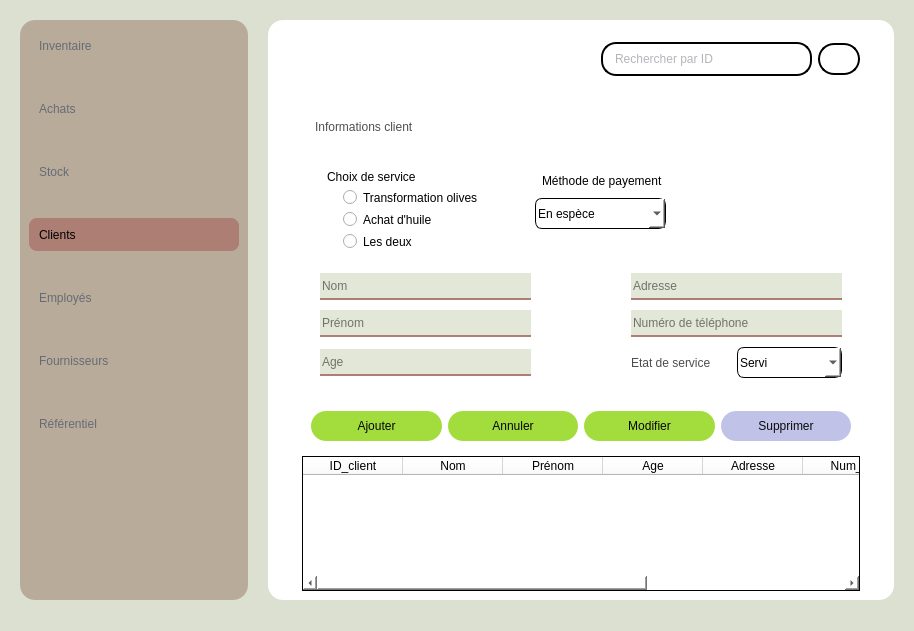
<?xml version="1.0" encoding="UTF-8"?>
<ui version="4.0">
 <class>MainWindow</class>
 <widget class="QMainWindow" name="MainWindow">
  <property name="geometry">
   <rect>
    <x>0</x>
    <y>0</y>
    <width>914</width>
    <height>631</height>
   </rect>
  </property>
  <property name="windowTitle">
   <string>MainWindow</string>
  </property>
  <property name="styleSheet">
   <string notr="true">background-color: rgb(219, 224, 208);</string>
  </property>
  <widget class="QWidget" name="centralwidget">
   <layout class="QHBoxLayout" name="horizontalLayout">
    <property name="spacing">
     <number>20</number>
    </property>
    <property name="leftMargin">
     <number>20</number>
    </property>
    <property name="topMargin">
     <number>20</number>
    </property>
    <property name="rightMargin">
     <number>20</number>
    </property>
    <item>
     <widget class="QWidget" name="menu_widget_3" native="true">
      <property name="maximumSize">
       <size>
        <width>1000</width>
        <height>16777215</height>
       </size>
      </property>
      <property name="styleSheet">
       <string notr="true">QWidget{
	
	
	background-color: rgb(185, 171, 154);
width:200px;
border-radius:15px;
}

QPushButton{
font: 63 12pt &quot;Bahnschrift SemiBold&quot;;
border:none;
text-align:left;
color: rgb(101, 107, 117);
height:33px;
padding-left:10px;

}
QPushButton:hover{
border-radius:5px;

	
	background-color: rgb(236, 218, 197);
}
QPushButton:pressed{
	
	color: rgb(0, 0, 0);
	border:2px solid;
	border-color: rgb(0, 0, 0);


}
</string>
      </property>
      <layout class="QVBoxLayout" name="verticalLayout_2">
       <property name="rightMargin">
        <number>9</number>
       </property>
       <item>
        <layout class="QVBoxLayout" name="verticalLayout">
         <property name="spacing">
          <number>30</number>
         </property>
         <item>
          <widget class="QPushButton" name="inventaire_btn">
           <property name="text">
            <string>Inventaire</string>
           </property>
           <property name="icon">
            <iconset>
             <normaloff>../IMAGES/icones/tirelire.png</normaloff>../IMAGES/icones/tirelire.png</iconset>
           </property>
           <property name="iconSize">
            <size>
             <width>19</width>
             <height>19</height>
            </size>
           </property>
           <property name="checkable">
            <bool>false</bool>
           </property>
           <property name="checked">
            <bool>false</bool>
           </property>
           <property name="autoRepeat">
            <bool>false</bool>
           </property>
           <property name="autoExclusive">
            <bool>false</bool>
           </property>
          </widget>
         </item>
         <item>
          <widget class="QPushButton" name="achats_btn">
           <property name="text">
            <string>Achats</string>
           </property>
           <property name="icon">
            <iconset>
             <normaloff>../IMAGES/icones/panier.png</normaloff>../IMAGES/icones/panier.png</iconset>
           </property>
           <property name="iconSize">
            <size>
             <width>19</width>
             <height>19</height>
            </size>
           </property>
          </widget>
         </item>
         <item>
          <widget class="QPushButton" name="stock_btn">
           <property name="text">
            <string>Stock</string>
           </property>
           <property name="icon">
            <iconset>
             <normaloff>../IMAGES/icones/boutique.png</normaloff>../IMAGES/icones/boutique.png</iconset>
           </property>
           <property name="iconSize">
            <size>
             <width>19</width>
             <height>19</height>
            </size>
           </property>
          </widget>
         </item>
         <item>
          <widget class="QPushButton" name="client_btn">
           <property name="styleSheet">
            <string notr="true">color: rgb(0, 0, 0);
border-radius:7.5px;
background-color: rgb(172, 126, 116);</string>
           </property>
           <property name="text">
            <string>Clients</string>
           </property>
           <property name="icon">
            <iconset>
             <normaloff>../IMAGES/icones/utilisateurs-alt (1).png</normaloff>../IMAGES/icones/utilisateurs-alt (1).png</iconset>
           </property>
           <property name="iconSize">
            <size>
             <width>19</width>
             <height>19</height>
            </size>
           </property>
          </widget>
         </item>
         <item>
          <widget class="QPushButton" name="employee_btn">
           <property name="text">
            <string>Employés</string>
           </property>
           <property name="icon">
            <iconset>
             <normaloff>../IMAGES/icones/mallette.png</normaloff>../IMAGES/icones/mallette.png</iconset>
           </property>
           <property name="iconSize">
            <size>
             <width>19</width>
             <height>19</height>
            </size>
           </property>
          </widget>
         </item>
         <item>
          <widget class="QPushButton" name="fournisseurs_btn">
           <property name="text">
            <string>Fournisseurs</string>
           </property>
           <property name="icon">
            <iconset>
             <normaloff>../IMAGES/icones/cote-camion.png</normaloff>../IMAGES/icones/cote-camion.png</iconset>
           </property>
           <property name="iconSize">
            <size>
             <width>19</width>
             <height>19</height>
            </size>
           </property>
          </widget>
         </item>
         <item>
          <widget class="QPushButton" name="referentiel_btn">
           <property name="text">
            <string>Référentiel</string>
           </property>
           <property name="icon">
            <iconset>
             <normaloff>../IMAGES/icones/livre-alt.png</normaloff>../IMAGES/icones/livre-alt.png</iconset>
           </property>
           <property name="iconSize">
            <size>
             <width>19</width>
             <height>19</height>
            </size>
           </property>
          </widget>
         </item>
        </layout>
       </item>
       <item>
        <widget class="QWidget" name="widget_8" native="true">
         <layout class="QHBoxLayout" name="horizontalLayout_3">
          <item>
           <widget class="QPushButton" name="user_btn">
            <property name="minimumSize">
             <size>
              <width>1</width>
              <height>0</height>
             </size>
            </property>
            <property name="maximumSize">
             <size>
              <width>35</width>
              <height>16777215</height>
             </size>
            </property>
            <property name="text">
             <string/>
            </property>
            <property name="icon">
             <iconset>
              <normaloff>../IMAGES/icones/ajout-dutilisateur.png</normaloff>../IMAGES/icones/ajout-dutilisateur.png</iconset>
            </property>
           </widget>
          </item>
         </layout>
        </widget>
       </item>
      </layout>
     </widget>
    </item>
    <item>
     <widget class="QWidget" name="widget_2" native="true">
      <property name="maximumSize">
       <size>
        <width>16777215</width>
        <height>16777215</height>
       </size>
      </property>
      <property name="styleSheet">
       <string notr="true">QWidget{

background-color: rgb(255, 255, 255);
border-radius:15px;
}
</string>
      </property>
      <layout class="QVBoxLayout" name="verticalLayout_6">
       <property name="spacing">
        <number>10</number>
       </property>
       <property name="leftMargin">
        <number>25</number>
       </property>
       <property name="rightMargin">
        <number>25</number>
       </property>
       <item>
        <widget class="QWidget" name="widget_3" native="true">
         <property name="maximumSize">
          <size>
           <width>16777215</width>
           <height>60</height>
          </size>
         </property>
         <property name="styleSheet">
          <string notr="true">QPushButton{
border:2px solid;
border-radius:16px;
width:38px;
height:28.4px;

}
QPushButton:hover{
border-color: rgb(163, 221, 61);

}
QPushButton:pressed{
	background-color: rgb(163, 221, 61);

}

QLineEdit{
border:2px solid;
height:40px;
border-radius:15px;
color: rgb(101, 107, 117);
font: 63 10pt &quot;Bahnschrift SemiBold&quot;;
padding-left:10px;

}
QLineEdit:hover{
	border-color: rgb(163, 221, 61);


}
</string>
         </property>
         <layout class="QHBoxLayout" name="horizontalLayout_2">
          <property name="topMargin">
           <number>13</number>
          </property>
          <property name="bottomMargin">
           <number>13</number>
          </property>
          <item>
           <widget class="QPushButton" name="menu_btn_3">
            <property name="maximumSize">
             <size>
              <width>40</width>
              <height>40</height>
             </size>
            </property>
            <property name="styleSheet">
             <string notr="true">QPushButton{
border:none;}
QPushButton:hover{
	background-color: rgb(189, 191, 228);
}
</string>
            </property>
            <property name="text">
             <string/>
            </property>
            <property name="icon">
             <iconset>
              <normaloff>../IMAGES/icones/barres-decalees.png</normaloff>../IMAGES/icones/barres-decalees.png</iconset>
            </property>
            <property name="iconSize">
             <size>
              <width>30</width>
              <height>30</height>
             </size>
            </property>
           </widget>
          </item>
          <item>
           <spacer name="horizontalSpacer">
            <property name="orientation">
             <enum>Qt::Horizontal</enum>
            </property>
            <property name="sizeHint" stdset="0">
             <size>
              <width>255</width>
              <height>20</height>
             </size>
            </property>
           </spacer>
          </item>
          <item>
           <widget class="QLineEdit" name="Barre">
            <property name="minimumSize">
             <size>
              <width>200</width>
              <height>0</height>
             </size>
            </property>
            <property name="maximumSize">
             <size>
              <width>400</width>
              <height>202020</height>
             </size>
            </property>
            <property name="text">
             <string/>
            </property>
            <property name="placeholderText">
             <string>Rechercher par ID</string>
            </property>
           </widget>
          </item>
          <item>
           <widget class="QPushButton" name="Recherche">
            <property name="maximumSize">
             <size>
              <width>16777215</width>
              <height>16777215</height>
             </size>
            </property>
            <property name="text">
             <string/>
            </property>
            <property name="icon">
             <iconset>
              <normaloff>../IMAGES/icones/chercher.png</normaloff>../IMAGES/icones/chercher.png</iconset>
            </property>
            <property name="iconSize">
             <size>
              <width>18</width>
              <height>18</height>
             </size>
            </property>
           </widget>
          </item>
         </layout>
        </widget>
       </item>
       <item>
        <widget class="QWidget" name="widget_6" native="true">
         <property name="maximumSize">
          <size>
           <width>16777215</width>
           <height>16777215</height>
          </size>
         </property>
         <property name="styleSheet">
          <string notr="true">QTableWidget{
border:1px solid;
border-radius:0px;}</string>
         </property>
         <layout class="QGridLayout" name="gridLayout">
          <property name="topMargin">
           <number>9</number>
          </property>
          <property name="bottomMargin">
           <number>0</number>
          </property>
          <item row="0" column="0">
           <widget class="QWidget" name="widget_7" native="true">
            <property name="styleSheet">
             <string notr="true">QPushButton{
border:none;

}
QPushButton:hover{
	border-color: rgb(192, 194, 232);
border-radius:10px;
border:2px solid;
}
QPushButton:pressed{
	background-color: rgb(192, 194, 232);




}
</string>
            </property>
            <layout class="QHBoxLayout" name="horizontalLayout_10">
             <item>
              <widget class="QLabel" name="label_2">
               <property name="styleSheet">
                <string notr="true">color: rgb(79, 79, 79);
font: 63 18pt &quot;Bahnschrift SemiBold&quot;;
padding:1px;


</string>
               </property>
               <property name="text">
                <string>Informations client</string>
               </property>
              </widget>
             </item>
             <item>
              <widget class="QPushButton" name="info_btn">
               <property name="text">
                <string/>
               </property>
               <property name="icon">
                <iconset>
                 <normaloff>../IMAGES/icones/angle-petit-bas.png</normaloff>../IMAGES/icones/angle-petit-bas.png</iconset>
               </property>
               <property name="iconSize">
                <size>
                 <width>20</width>
                 <height>20</height>
                </size>
               </property>
              </widget>
             </item>
             <item>
              <spacer name="horizontalSpacer_2">
               <property name="orientation">
                <enum>Qt::Horizontal</enum>
               </property>
               <property name="sizeHint" stdset="0">
                <size>
                 <width>40</width>
                 <height>20</height>
                </size>
               </property>
              </spacer>
             </item>
             <item>
              <widget class="QPushButton" name="bon_btn">
               <property name="styleSheet">
                <string notr="true">QPushButton{
border:none;}
QPushButton:hover{
	background-color: rgb(189, 191, 228);
}
</string>
               </property>
               <property name="text">
                <string/>
               </property>
               <property name="icon">
                <iconset>
                 <normaloff>../IMAGES/icones/ajouter-un-document.png</normaloff>../IMAGES/icones/ajouter-un-document.png</iconset>
               </property>
               <property name="iconSize">
                <size>
                 <width>30</width>
                 <height>30</height>
                </size>
               </property>
              </widget>
             </item>
            </layout>
           </widget>
          </item>
          <item row="5" column="0">
           <widget class="QTableWidget" name="tableWidget">
            <property name="maximumSize">
             <size>
              <width>16777215</width>
              <height>350</height>
             </size>
            </property>
            <property name="styleSheet">
             <string notr="true">font: 63 10pt &quot;Bahnschrift SemiBold&quot;;</string>
            </property>
            <column>
             <property name="text">
              <string>ID_client</string>
             </property>
            </column>
            <column>
             <property name="text">
              <string>Nom</string>
             </property>
            </column>
            <column>
             <property name="text">
              <string>Prénom</string>
             </property>
            </column>
            <column>
             <property name="text">
              <string>Age</string>
             </property>
            </column>
            <column>
             <property name="text">
              <string>Adresse</string>
             </property>
            </column>
            <column>
             <property name="text">
              <string>Num_tel</string>
             </property>
            </column>
            <column>
             <property name="text">
              <string>Service_choisi</string>
             </property>
            </column>
            <column>
             <property name="text">
              <string>Etat_service</string>
             </property>
            </column>
           </widget>
          </item>
          <item row="2" column="0">
           <widget class="QWidget" name="widget_4" native="true">
            <property name="maximumSize">
             <size>
              <width>1200</width>
              <height>200</height>
             </size>
            </property>
            <property name="styleSheet">
             <string notr="true">QPushButton{
font: 63 11pt &quot;Bahnschrift SemiBold&quot;;
text-align:center;
	color: rgb(6, 6, 6);
border-radius:15px;
height:30px;
	background-color: rgb(163, 221, 61);
width:130px;



}
QPushButton:hover{
border:2px solid;
	border-color: rgb(32, 80, 10);

	color: rgb(77, 77, 77);
	
}
QPushButton:pressed{
	
	color: rgb(0, 0, 0);
	background-color: rgb(33, 83, 10);


}</string>
            </property>
            <layout class="QHBoxLayout" name="horizontalLayout_4">
             <item>
              <widget class="QPushButton" name="AddButtonC">
               <property name="text">
                <string>Ajouter</string>
               </property>
               <property name="icon">
                <iconset>
                 <normaloff>../IMAGES/icones/plus.png</normaloff>../IMAGES/icones/plus.png</iconset>
               </property>
              </widget>
             </item>
             <item>
              <widget class="QPushButton" name="AnnulerButtonC">
               <property name="text">
                <string>Annuler</string>
               </property>
               <property name="icon">
                <iconset>
                 <normaloff>../IMAGES/icones/croix-cercle.png</normaloff>../IMAGES/icones/croix-cercle.png</iconset>
               </property>
              </widget>
             </item>
             <item>
              <widget class="QPushButton" name="ModifierButtonC">
               <property name="text">
                <string>Modifier</string>
               </property>
               <property name="icon">
                <iconset>
                 <normaloff>../IMAGES/icones/crayon.png</normaloff>../IMAGES/icones/crayon.png</iconset>
               </property>
              </widget>
             </item>
             <item>
              <widget class="QPushButton" name="SupprimerButtonC">
               <property name="styleSheet">
                <string notr="true">QPushButton{
	
background-color: rgb(192, 194, 232);
color: rgb(11, 11, 11);


}
QPushButton:hover{
border-color:rgb(111, 97, 188);
}

	


QPushButton:pressed{
background-color: rgb(111, 97, 188);

}

</string>
               </property>
               <property name="text">
                <string>Supprimer</string>
               </property>
               <property name="icon">
                <iconset>
                 <normaloff>../IMAGES/icones/poubelle.png</normaloff>../IMAGES/icones/poubelle.png</iconset>
               </property>
              </widget>
             </item>
            </layout>
           </widget>
          </item>
          <item row="1" column="0">
           <widget class="QWidget" name="info_widget" native="true">
            <layout class="QVBoxLayout" name="verticalLayout_5">
             <item>
              <widget class="QWidget" name="widget_9" native="true">
               <layout class="QHBoxLayout" name="horizontalLayout_12">
                <item>
                 <layout class="QVBoxLayout" name="verticalLayout_3">
                  <item>
                   <widget class="QLabel" name="ChoixService">
                    <property name="styleSheet">
                     <string notr="true">font: 63 12pt &quot;Bahnschrift SemiBold&quot;;
padding-left:4px;</string>
                    </property>
                    <property name="text">
                     <string>Choix de service</string>
                    </property>
                   </widget>
                  </item>
                  <item>
                   <layout class="QVBoxLayout" name="verticalLayout_4">
                    <property name="spacing">
                     <number>7</number>
                    </property>
                    <property name="leftMargin">
                     <number>23</number>
                    </property>
                    <item>
                     <widget class="QRadioButton" name="rad_1">
                      <property name="styleSheet">
                       <string notr="true">font: 63 12pt &quot;Bahnschrift &quot;;</string>
                      </property>
                      <property name="text">
                       <string>Transformation olives</string>
                      </property>
                     </widget>
                    </item>
                    <item>
                     <widget class="QRadioButton" name="rad_2">
                      <property name="styleSheet">
                       <string notr="true">font: 63 12pt &quot;Bahnschrift&quot;;</string>
                      </property>
                      <property name="text">
                       <string>Achat d'huile</string>
                      </property>
                     </widget>
                    </item>
                    <item>
                     <widget class="QRadioButton" name="rad_3">
                      <property name="styleSheet">
                       <string notr="true">font: 63 12pt &quot;Bahnschrift &quot;;</string>
                      </property>
                      <property name="text">
                       <string>Les deux</string>
                      </property>
                     </widget>
                    </item>
                   </layout>
                  </item>
                 </layout>
                </item>
                <item>
                 <layout class="QVBoxLayout" name="verticalLayout_9">
                  <property name="leftMargin">
                   <number>50</number>
                  </property>
                  <property name="bottomMargin">
                   <number>20</number>
                  </property>
                  <item>
                   <widget class="QLabel" name="label_5">
                    <property name="styleSheet">
                     <string notr="true">font: 63 12pt &quot;Bahnschrift SemiBold&quot;;
padding-left:4px;</string>
                    </property>
                    <property name="text">
                     <string>Méthode de payement</string>
                    </property>
                   </widget>
                  </item>
                  <item>
                   <widget class="QComboBox" name="payement_box">
                    <property name="styleSheet">
                     <string notr="true">
height:24.5px;
font: 63 11pt &quot;Bahnschrift SemiBold&quot;;
border:1px solid;
border-radius:7px;
padding:2px;</string>
                    </property>
                    <item>
                     <property name="text">
                      <string>En espèce</string>
                     </property>
                    </item>
                   </widget>
                  </item>
                 </layout>
                </item>
                <item>
                 <spacer name="horizontalSpacer_3">
                  <property name="orientation">
                   <enum>Qt::Horizontal</enum>
                  </property>
                  <property name="sizeHint" stdset="0">
                   <size>
                    <width>40</width>
                    <height>20</height>
                   </size>
                  </property>
                 </spacer>
                </item>
               </layout>
              </widget>
             </item>
             <item>
              <widget class="QWidget" name="widget_5" native="true">
               <property name="maximumSize">
                <size>
                 <width>1200</width>
                 <height>220</height>
                </size>
               </property>
               <property name="styleSheet">
                <string notr="true">QLineEdit{
height:25px;
font: 63 10pt &quot;Bahnschrift SemiBold&quot;;
border-bottom:2px solid #ac7e74;
background-color: rgb(226, 231, 215);

}



</string>
               </property>
               <layout class="QGridLayout" name="gridLayout_2">
                <property name="horizontalSpacing">
                 <number>100</number>
                </property>
                <property name="verticalSpacing">
                 <number>10</number>
                </property>
                <item row="2" column="0">
                 <layout class="QHBoxLayout" name="horizontalLayout_9">
                  <item>
                   <widget class="QLineEdit" name="age_le">
                    <property name="placeholderText">
                     <string>Age</string>
                    </property>
                   </widget>
                  </item>
                 </layout>
                </item>
                <item row="2" column="1">
                 <layout class="QHBoxLayout" name="horizontalLayout_11">
                  <item>
                   <widget class="QLabel" name="label_3">
                    <property name="styleSheet">
                     <string notr="true">color: rgb(77, 77, 77);
height:24.5px;
font: 63 11pt &quot;Bahnschrift SemiBold&quot;;
</string>
                    </property>
                    <property name="text">
                     <string>Etat de service</string>
                    </property>
                   </widget>
                  </item>
                  <item>
                   <widget class="QComboBox" name="service_box">
                    <property name="styleSheet">
                     <string notr="true">
height:24.5px;
font: 63 11pt &quot;Bahnschrift SemiBold&quot;;
border:1px solid;
border-radius:7px;
padding:2px;</string>
                    </property>
                    <item>
                     <property name="text">
                      <string>Servi</string>
                     </property>
                    </item>
                    <item>
                     <property name="text">
                      <string>Non servi</string>
                     </property>
                    </item>
                   </widget>
                  </item>
                 </layout>
                </item>
                <item row="1" column="0">
                 <layout class="QHBoxLayout" name="horizontalLayout_6">
                  <item>
                   <widget class="QLineEdit" name="prenom_le">
                    <property name="placeholderText">
                     <string>Prénom</string>
                    </property>
                   </widget>
                  </item>
                 </layout>
                </item>
                <item row="0" column="0">
                 <layout class="QHBoxLayout" name="horizontalLayout_5">
                  <item>
                   <widget class="QLineEdit" name="nom_le">
                    <property name="alignment">
                     <set>Qt::AlignLeading|Qt::AlignLeft|Qt::AlignVCenter</set>
                    </property>
                    <property name="placeholderText">
                     <string>Nom</string>
                    </property>
                   </widget>
                  </item>
                 </layout>
                </item>
                <item row="0" column="1">
                 <layout class="QHBoxLayout" name="horizontalLayout_7">
                  <item>
                   <widget class="QLineEdit" name="adresse_le">
                    <property name="placeholderText">
                     <string>Adresse</string>
                    </property>
                   </widget>
                  </item>
                 </layout>
                </item>
                <item row="1" column="1">
                 <layout class="QHBoxLayout" name="horizontalLayout_8">
                  <item>
                   <widget class="QLineEdit" name="numtel_le">
                    <property name="placeholderText">
                     <string>Numéro de téléphone</string>
                    </property>
                   </widget>
                  </item>
                 </layout>
                </item>
               </layout>
              </widget>
             </item>
            </layout>
           </widget>
          </item>
         </layout>
        </widget>
       </item>
      </layout>
     </widget>
    </item>
   </layout>
  </widget>
  <widget class="QStatusBar" name="statusbar"/>
  <action name="actionParam_tres">
   <property name="text">
    <string>Paramètres</string>
   </property>
  </action>
  <action name="actionEdition">
   <property name="text">
    <string>Edition</string>
   </property>
  </action>
  <action name="actionSession">
   <property name="text">
    <string>Session</string>
   </property>
  </action>
 </widget>
 <tabstops>
  <tabstop>inventaire_btn</tabstop>
  <tabstop>achats_btn</tabstop>
  <tabstop>stock_btn</tabstop>
  <tabstop>client_btn</tabstop>
  <tabstop>employee_btn</tabstop>
  <tabstop>fournisseurs_btn</tabstop>
  <tabstop>referentiel_btn</tabstop>
  <tabstop>Barre</tabstop>
  <tabstop>Recherche</tabstop>
 </tabstops>
 <resources/>
 <connections>
  <connection>
   <sender>AnnulerButtonC</sender>
   <signal>clicked()</signal>
   <receiver>age_le</receiver>
   <slot>clear()</slot>
   <hints>
    <hint type="sourcelabel">
     <x>578</x>
     <y>483</y>
    </hint>
    <hint type="destinationlabel">
     <x>412</x>
     <y>413</y>
    </hint>
   </hints>
  </connection>
  <connection>
   <sender>AnnulerButtonC</sender>
   <signal>clicked()</signal>
   <receiver>prenom_le</receiver>
   <slot>clear()</slot>
   <hints>
    <hint type="sourcelabel">
     <x>578</x>
     <y>483</y>
    </hint>
    <hint type="destinationlabel">
     <x>412</x>
     <y>372</y>
    </hint>
   </hints>
  </connection>
  <connection>
   <sender>AnnulerButtonC</sender>
   <signal>clicked()</signal>
   <receiver>nom_le</receiver>
   <slot>clear()</slot>
   <hints>
    <hint type="sourcelabel">
     <x>578</x>
     <y>483</y>
    </hint>
    <hint type="destinationlabel">
     <x>412</x>
     <y>320</y>
    </hint>
   </hints>
  </connection>
  <connection>
   <sender>AnnulerButtonC</sender>
   <signal>clicked()</signal>
   <receiver>adresse_le</receiver>
   <slot>clear()</slot>
   <hints>
    <hint type="sourcelabel">
     <x>578</x>
     <y>483</y>
    </hint>
    <hint type="destinationlabel">
     <x>839</x>
     <y>340</y>
    </hint>
   </hints>
  </connection>
  <connection>
   <sender>AnnulerButtonC</sender>
   <signal>clicked()</signal>
   <receiver>numtel_le</receiver>
   <slot>clear()</slot>
   <hints>
    <hint type="sourcelabel">
     <x>578</x>
     <y>483</y>
    </hint>
    <hint type="destinationlabel">
     <x>830</x>
     <y>358</y>
    </hint>
   </hints>
  </connection>
 </connections>
</ui>
